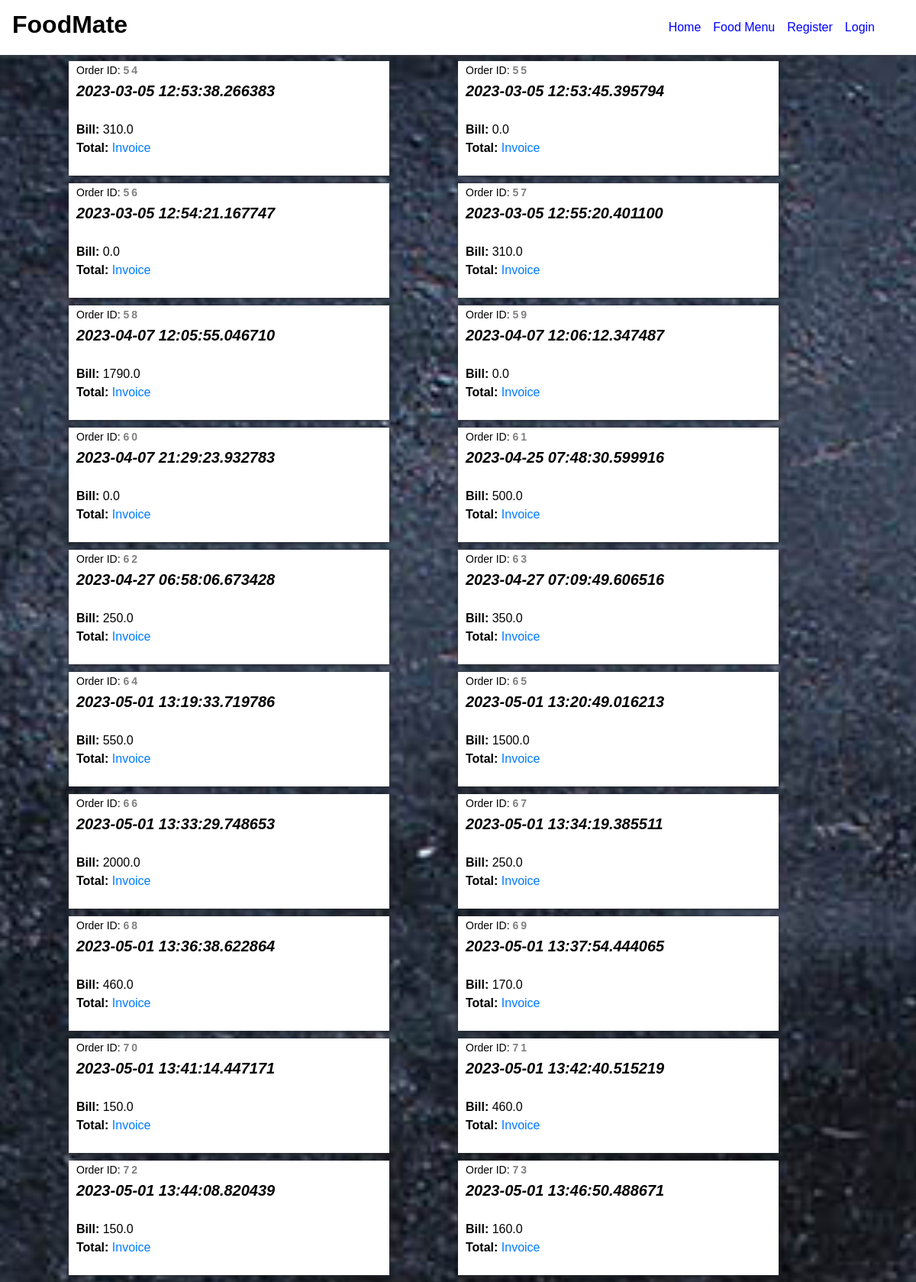
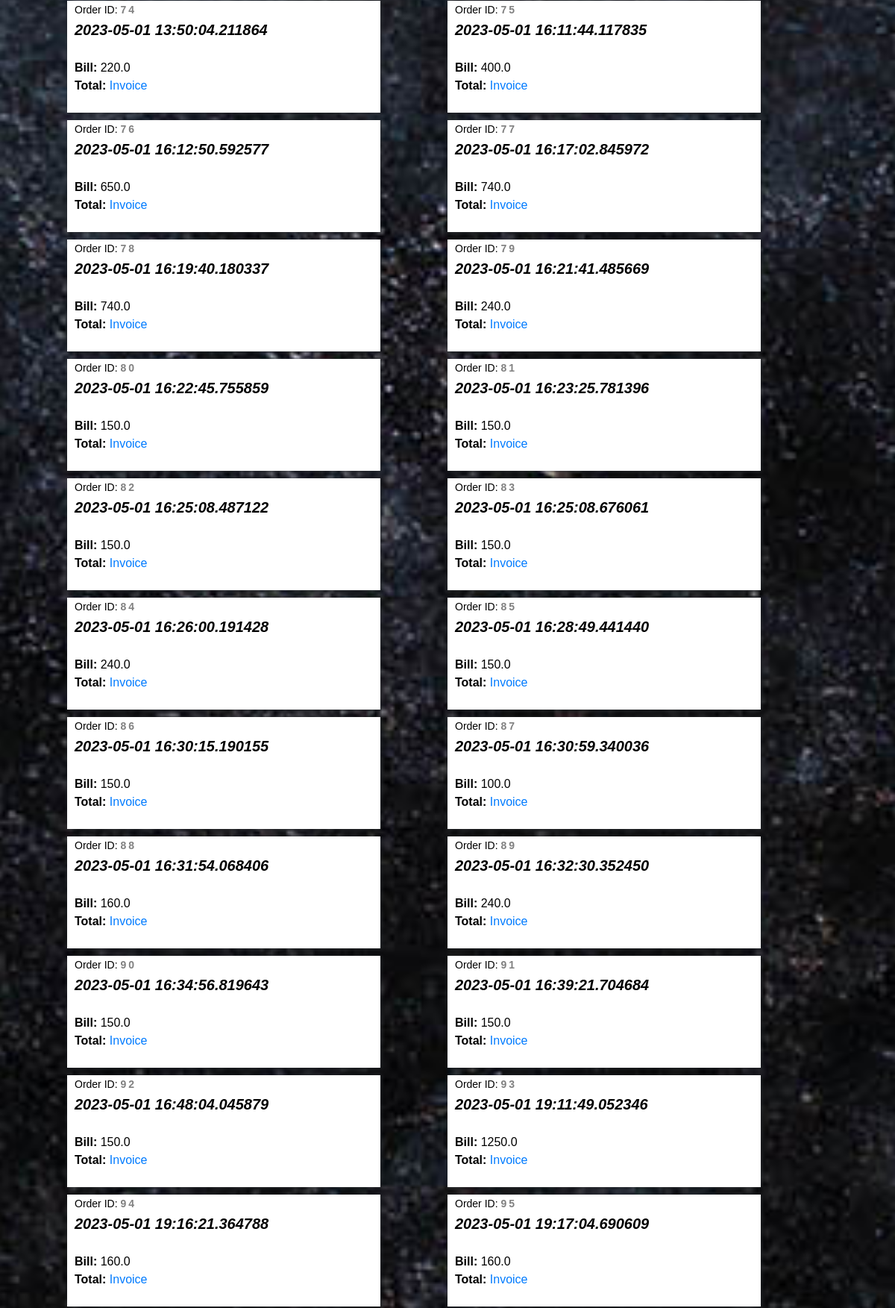
The page /orders (upper part) on the database its author committed (2 pictures, top to bottom).
### foodapp/models.py (models this page shows)
class Order(models.Model):
	OrderId   = models.AutoField(primary_key=True)
	CustEmail = models.CharField(max_length=30)
	OrderDate = models.CharField(max_length=40)
	TotalBill = models.FloatField(max_length=50)
	class Meta:
		db_table = "FP_Order"

### foodapp/views.py (the view)
# urls.py: path('orders',views.getorder),
def getorder(request):
	orders = Order.objects.all()
	return render(request,'orderlist.html',{'orderlist':orders})

### Templates/foodapp/orderlist.html (shortened to what this page needs)
<!DOCTYPE html>
<html lang="en" dir="ltr">
  <head>
	{% load static %}
    <link rel="stylesheet" type="text/css" href="{% static 'css/imperial_style.css' %}" />
    <link rel="stylesheet" type="text/css" href="{% static 'css/master.css' %}" />
    <link rel="stylesheet" href="https://use.fontawesome.com/releases/v5.7.2/css/all.css">
    <link rel="stylesheet" href="https://use.fontawesome.com/releases/v5.3.1/css/all.css">
<link rel="stylesheet" href="https://stackpath.bootstrapcdn.com/bootstrap/4.4.1/css/bootstrap.min.css">
  </head>
    <nav class="navbar navbar-expand-lg navbar-light" style="position: fixed;width:100%;background-image: linear-gradient(180deg,#FFF,#FFF);box-shadow: 0px 0px 7px 0px #404040;">
      <a class="navbar-brand" href="/"><h2 style="color:black;font-family:sans-serif;font-weight:bolder;"><b>FoodMate</b></h2></a>
      <div class="collapse navbar-collapse" id="navbarSupportedContent">
        <ul class="navbar-nav" style="margin-left:auto!important;margin-right:30px;">
          <li class="nav-item active">
            <a class="nav-link" id="nav-link" href="home">Home <span class="sr-only">(current)</span></a>
          </li>
          <li class="nav-item active">
            <a class="nav-link" id="nav-link" href="allfood">Food Menu <span class="sr-only">(current)</span></a>
          </li>
          {% if request.session.CustId is None and request.session.AdminId is None %}
          <li class="nav-item active">
            <a class="nav-link" id="nav-link" href="addcustomer">Register <span class="sr-only">(current)</span></a>
          </li>
          {% endif %}
          {% if request.session.CustId is None and request.session.AdminId is None %}
          <li class="nav-item active">
            <a class="nav-link" id="nav-link" href="login">Login <span class="sr-only">(current)</span></a>
          </li>
          {% endif %}
        </ul>
      </div>
    </nav>
    <main style="margin-top:80px;">
      <form action="placeorder" method="post">
{% for o in orderlist %}
      <div class="" style="background:#FFF;position: static;width:35%;height:150px;margin-left: 7.5%;float:left;box-shadow:1px 1px 5px;margin-bottom:10px;">
        <span style="color:black;float:left;margin-left:10px;"><span style="font-size:14px;">Order ID: <b style="letter-spacing: 3px;color: grey;">{{o.OrderId}}</b></span><br /><b style="font-size:20px;"><i>{{o.OrderDate}}</i></b><br/>
<br />
<tr>
<td><b>Bill:  </b></td><td>{{o.TotalBill}}</td><br /><td><b>Total:  </b></td><td id="tlp" style="color:black;"></td>
</tr><a href="#">Invoice</a>
      </span>
      </div>
      {% endfor %}
    </form>
    </main>
  </body>
</html>

### foodapp/static/css/imperial_style.css (style rules this page uses)
* { margin: 0; padding: 0; font-family: sans-serif; box-sizing: border-box; text-decoration: none; }
a { color: red; }
#nav-link { font-family: sans-serif; font-weight: 400; color:blue; }

### foodapp/static/css/master.css (style rules this page uses)
* { margin: 0; padding: 0; font-family: sans-serif; box-sizing: border-box; text-decoration: none; }
main { margin-top: 50px; flex: 1 0 auto; }

### rows shown on the page
Order: OrderId "54", OrderDate "2023-03-05 12:53:38.266383", TotalBill "310.0"
Order: OrderId "55", OrderDate "2023-03-05 12:53:45.395794", TotalBill "0.0"
Order: OrderId "56", OrderDate "2023-03-05 12:54:21.167747", TotalBill "0.0"
Order: OrderId "57", OrderDate "2023-03-05 12:55:20.401100", TotalBill "310.0"
Order: OrderId "58", OrderDate "2023-04-07 12:05:55.046710", TotalBill "1790.0"
Order: OrderId "59", OrderDate "2023-04-07 12:06:12.347487", TotalBill "0.0"
Order: OrderId "60", OrderDate "2023-04-07 21:29:23.932783", TotalBill "0.0"
Order: OrderId "61", OrderDate "2023-04-25 07:48:30.599916", TotalBill "500.0"
Order: OrderId "62", OrderDate "2023-04-27 06:58:06.673428", TotalBill "250.0"
Order: OrderId "63", OrderDate "2023-04-27 07:09:49.606516", TotalBill "350.0"
Order: OrderId "64", OrderDate "2023-05-01 13:19:33.719786", TotalBill "550.0"
Order: OrderId "65", OrderDate "2023-05-01 13:20:49.016213", TotalBill "1500.0"
Order: OrderId "66", OrderDate "2023-05-01 13:33:29.748653", TotalBill "2000.0"
Order: OrderId "67", OrderDate "2023-05-01 13:34:19.385511", TotalBill "250.0"
Order: OrderId "68", OrderDate "2023-05-01 13:36:38.622864", TotalBill "460.0"
Order: OrderId "69", OrderDate "2023-05-01 13:37:54.444065", TotalBill "170.0"
Order: OrderId "70", OrderDate "2023-05-01 13:41:14.447171", TotalBill "150.0"
Order: OrderId "71", OrderDate "2023-05-01 13:42:40.515219", TotalBill "460.0"
Order: OrderId "72", OrderDate "2023-05-01 13:44:08.820439", TotalBill "150.0"
Order: OrderId "73", OrderDate "2023-05-01 13:46:50.488671", TotalBill "160.0"
Order: OrderId "74", OrderDate "2023-05-01 13:50:04.211864", TotalBill "220.0"
Order: OrderId "75", OrderDate "2023-05-01 16:11:44.117835", TotalBill "400.0"
Order: OrderId "76", OrderDate "2023-05-01 16:12:50.592577", TotalBill "650.0"
Order: OrderId "77", OrderDate "2023-05-01 16:17:02.845972", TotalBill "740.0"
Order: OrderId "78", OrderDate "2023-05-01 16:19:40.180337", TotalBill "740.0"
Order: OrderId "79", OrderDate "2023-05-01 16:21:41.485669", TotalBill "240.0"
Order: OrderId "80", OrderDate "2023-05-01 16:22:45.755859", TotalBill "150.0"
Order: OrderId "81", OrderDate "2023-05-01 16:23:25.781396", TotalBill "150.0"
Order: OrderId "82", OrderDate "2023-05-01 16:25:08.487122", TotalBill "150.0"
Order: OrderId "83", OrderDate "2023-05-01 16:25:08.676061", TotalBill "150.0"
Order: OrderId "84", OrderDate "2023-05-01 16:26:00.191428", TotalBill "240.0"
Order: OrderId "85", OrderDate "2023-05-01 16:28:49.441440", TotalBill "150.0"
Order: OrderId "86", OrderDate "2023-05-01 16:30:15.190155", TotalBill "150.0"
Order: OrderId "87", OrderDate "2023-05-01 16:30:59.340036", TotalBill "100.0"
Order: OrderId "88", OrderDate "2023-05-01 16:31:54.068406", TotalBill "160.0"
Order: OrderId "89", OrderDate "2023-05-01 16:32:30.352450", TotalBill "240.0"
Order: OrderId "90", OrderDate "2023-05-01 16:34:56.819643", TotalBill "150.0"
Order: OrderId "91", OrderDate "2023-05-01 16:39:21.704684", TotalBill "150.0"
Order: OrderId "92", OrderDate "2023-05-01 16:48:04.045879", TotalBill "150.0"
Order: OrderId "93", OrderDate "2023-05-01 19:11:49.052346", TotalBill "1250.0"
Order: OrderId "94", OrderDate "2023-05-01 19:16:21.364788", TotalBill "160.0"
Order: OrderId "95", OrderDate "2023-05-01 19:17:04.690609", TotalBill "160.0"
